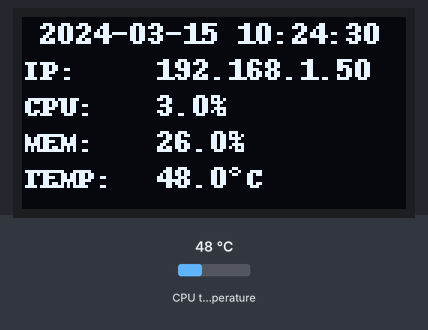
This program was run on a simulated Raspberry Pi (BCM pin numbers). Shown: 128×64 one-colour display. The inputs (shaded band) are chosen by the test bench; at power-on: CPU temperature 48 °C. The clock reads 2024-03-15 10:24:30 at power-on unless the program sets it; system figures (address, load, memory, disk, uptime) are fixed made-up values.

Above: at 1.2 s.
1.3 s: CPU temperature set to 31 °C
At 2.3 s:
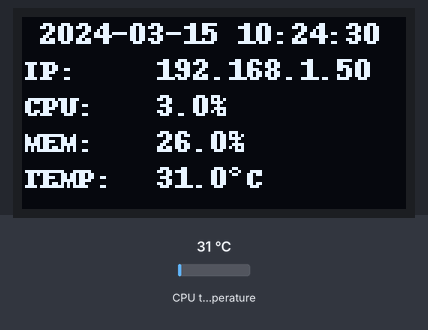
3.9 s: CPU temperature set to 44 °C
At 5.0 s:
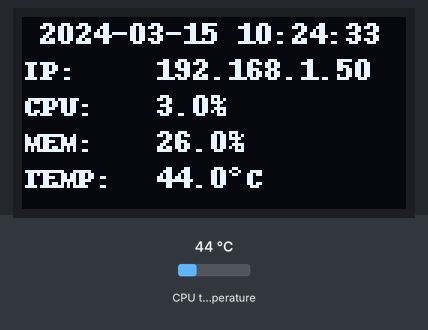
6.6 s: CPU temperature set to 58 °C
At 10.4 s:
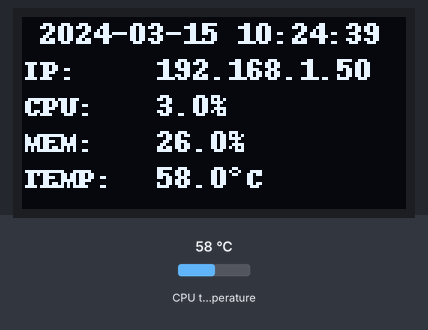
Timing chart, 0 to 11.9 s (numbered marks = the images above; inputs shaded):
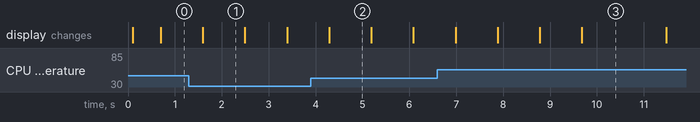

The program:

oled_128x64.py
```python
from luma.core.interface.serial import i2c
from luma.oled.device import ssd1306
from luma.core.render import canvas
import time
import socket
import psutil
import datetime

def get_internal_ip():
    """Get local IP address."""
    try:
        with socket.socket(socket.AF_INET, socket.SOCK_DGRAM) as sock:
            sock.connect(("8.8.8.8", 80))
            return sock.getsockname()[0]
    except OSError:
        return "NoNet"

def get_cpu_temp():
    """Get CPU temperature."""
    try:
        with open("/sys/class/thermal/thermal_zone0/temp", "r") as f:
            temp = int(f.read().strip()) / 1000.0
            return f"{temp:.1f}°C"
    except Exception:
        return "N/A"

LABEL_X = 1
VALUE_X = 45
LINE_HEIGHT = 12

def main():
    serial = i2c(port=1, address=0x3C)
    device = ssd1306(serial, width=128, height=64)

    try:
        while True:
            now = datetime.datetime.now()
            top_line = f" {now.strftime('%Y-%m-%d %H:%M:%S')}"

            ip_address = get_internal_ip()
            cpu_usage = f"{psutil.cpu_percent(interval=0.5)}%"
            memory_usage = f"{psutil.virtual_memory().percent}%"
            cpu_temperature = get_cpu_temp()

            with canvas(device) as draw:
                draw.text((0, 0), top_line, fill="white")

                draw.text((LABEL_X, LINE_HEIGHT * 1), "IP:", fill="white")
                draw.text((VALUE_X, LINE_HEIGHT * 1), ip_address, fill="white")

                draw.text((LABEL_X, LINE_HEIGHT * 2), "CPU:", fill="white")
                draw.text((VALUE_X, LINE_HEIGHT * 2), cpu_usage, fill="white")

                draw.text((LABEL_X, LINE_HEIGHT * 3), "MEM:", fill="white")
                draw.text((VALUE_X, LINE_HEIGHT * 3), memory_usage, fill="white")

                draw.text((LABEL_X, LINE_HEIGHT * 4), "TEMP:", fill="white")
                draw.text((VALUE_X, LINE_HEIGHT * 4), cpu_temperature, fill="white")

            time.sleep(0.3)

    except KeyboardInterrupt:
        print("\nThe program has exited.")


if __name__ == "__main__":
    main()
```

Measured:
- what the display in image 1 shows lasts 0.9 s, from 1.6 s to 2.5 s
